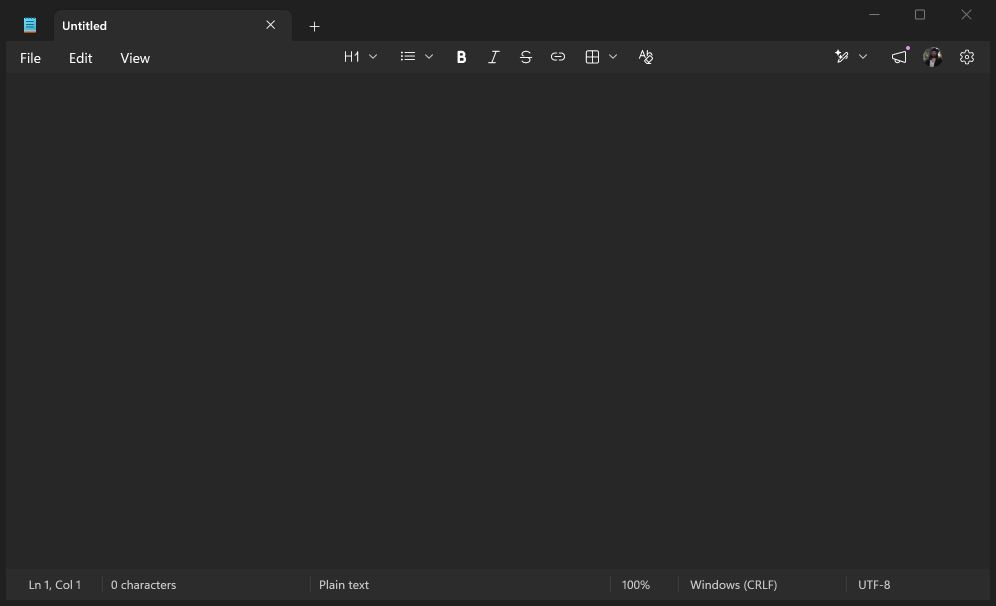
#> input picture tools/fixtures/notepad.png, 1992 x 1212 px (shown at 1/2 size)
$ python -i imageops.py   (imports and definitions only)
#> lines starting #> are read from the running program, lines starting #| are printed output that depends on the picture; after the words box and inside, x2 and y2 are one past the last pixel; in counts of white or black regions, pixels touching at a corner belong together
"""Client-side image analysis: zone extraction + visual diff/scoring.

These operate on PNGs you've already captured with ``hv shot``; they are pure
Pillow and never touch the daemon or the wire protocol. That's deliberate —
segmentation and comparison are local analysis, not backend actions, so keeping
them here means the daemon stays a thin actuator and the diff loop can run
anywhere the captures live.

Two primitives, matching the two halves of the Ersatz loop:
  - ``detect_zones`` — "segment the screenshot into zones": find the saturated
    colour rectangles (top bar, panels) and return their bounding boxes. No
    hard-coded colours; it discovers the dominant fills itself.
  - ``diff`` — "score the reconstruction against the source": a per-pixel match
    percentage plus an optional amplified heatmap of where they diverge. Scores
    the whole window and, separately, the content below the OS title bar (whose
    text legitimately differs between two apps).
"""
from typing import List, Optional


def _load(path):
#> called with path = '../tools/fixtures/notepad.png'
    from PIL import Image
    return Image.open(path).convert("RGB")
#> returned value is the input picture: PIL image 1992x1212 RGB; mean R, G, B 39.6, 39.7, 39.7


# [105 lines left out: functions diff, regions, sidebyside, stack_vertical, not called in this run]


def detect_zones(path: str, top: int = 0, tol: int = 40,
                 min_frac: float = 0.003, sat_min: int = 35) -> List[dict]:
    """Find the saturated colour rectangles in an image. Skips greys/near-black
    (background, chrome). Returns [{hex, rgb, bbox:[l,t,r,b], coverage}], the
    largest first. ``top`` crops OS chrome before analysis; bboxes are reported
    back in full-image coordinates."""
    from PIL import ImageChops
    img = _load(path)
    if top:
        img = img.crop((0, top, img.width, img.height))
    w, h = img.size
#> w = 1992; h = 1212
    total = w * h
#> total = 2414304

    # Dominant colours from a downscaled copy (fast), most-common first.
    small = img.resize((max(1, w // 8), max(1, h // 8)))
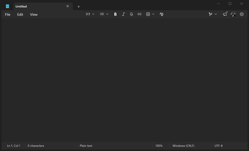
#> small: PIL image 249x151 RGB; mean R, G, B 39.6, 39.7, 39.7
    colors = small.getcolors(maxcolors=1 << 20) or []
#> colors = 191 items
    colors.sort(reverse=True)
    picked = []
    for _count, rgb in colors:
        if max(rgb) - min(rgb) < sat_min:                    # skip grey/bg
            continue
        if any(sum(abs(c - p) for c, p in zip(rgb, q)) < 60 for q in picked):
            continue                                         # merge near-dupes
        picked.append(rgb)
        if len(picked) >= 12:
            break
#> this loop made 191 passes
#> (_count, rgb) on passes 1 to 3: (29902, (39, 39, 39)), (2626, (44, 44, 44)), (2096, (32, 32, 32))
#> after the loop, picked = [(123, 172, 179), (90, 183, 211), (70, 47, 30), (60, 162, 193), (59, 123, 143)]

    R, G, B = img.split()

    def band(ch, c):
        lo, hi = c - tol, c + tol
        return ch.point(lambda p: 255 if lo <= p <= hi else 0)

    zones = []
    for rgb in picked:
        m = ImageChops.multiply(ImageChops.multiply(band(R, rgb[0]),
                                                    band(G, rgb[1])),
                                band(B, rgb[2]))
        area = m.histogram()[255]
        if area < total * min_frac:
            continue
        bb = m.getbbox()
        if not bb:
            continue
        # Report the fill sampled at the box centre, not the seed colour (which
        # may be an anti-aliased edge shade), so the hex is the true panel fill.
        fill = img.getpixel(((bb[0] + bb[2]) // 2, (bb[1] + bb[3]) // 2))
        zones.append({"hex": "#%02x%02x%02x" % fill, "rgb": list(fill),
                      "bbox": [bb[0], bb[1] + top, bb[2], bb[3] + top],
                      "coverage": round(area / total, 4)})
#> this loop made 5 passes
#> (rgb, area) on passes 1, 2, 4: ((123, 172, 179), 639), ((90, 183, 211), 486), ((60, 162, 193), 312)
#> (rgb, area, bb, fill) on pass 3: ((70, 47, 30), 2402570, (0, 0, 1992, 1212), (39, 39, 39))
#> pass 1, in detect_zones, `m = ImageChops.multiply(ImageChops.multiply(band(R, rgb[0]), band(G, r..`:
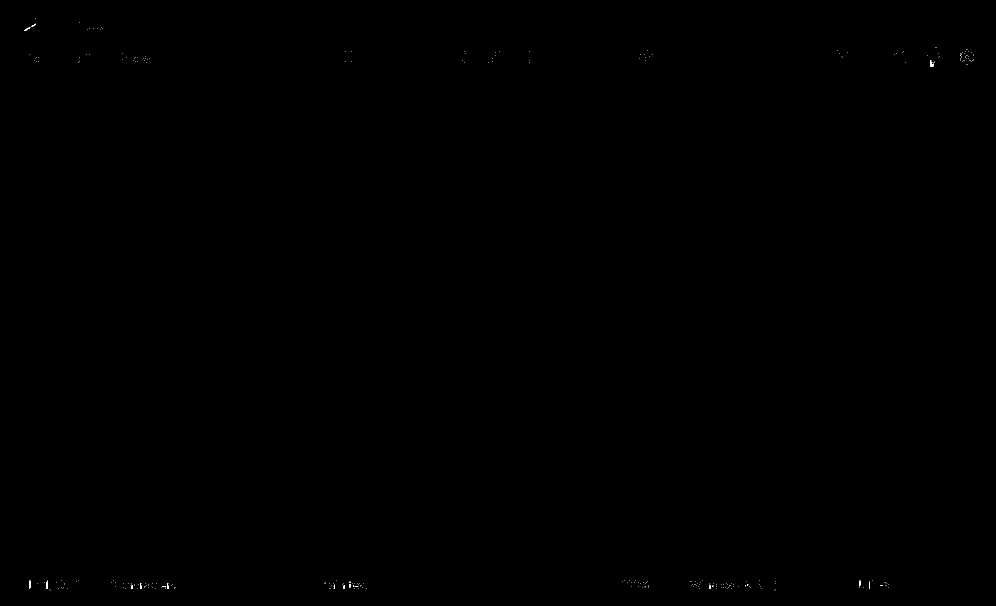
#> m: PIL image 1992x1212 L (shown at 1/2 size); 0.03% white in thin lines or dots
#> pass 3, in detect_zones, `m = ImageChops.multiply(ImageChops.multiply(band(R, rgb[0]), band(G, r..`:
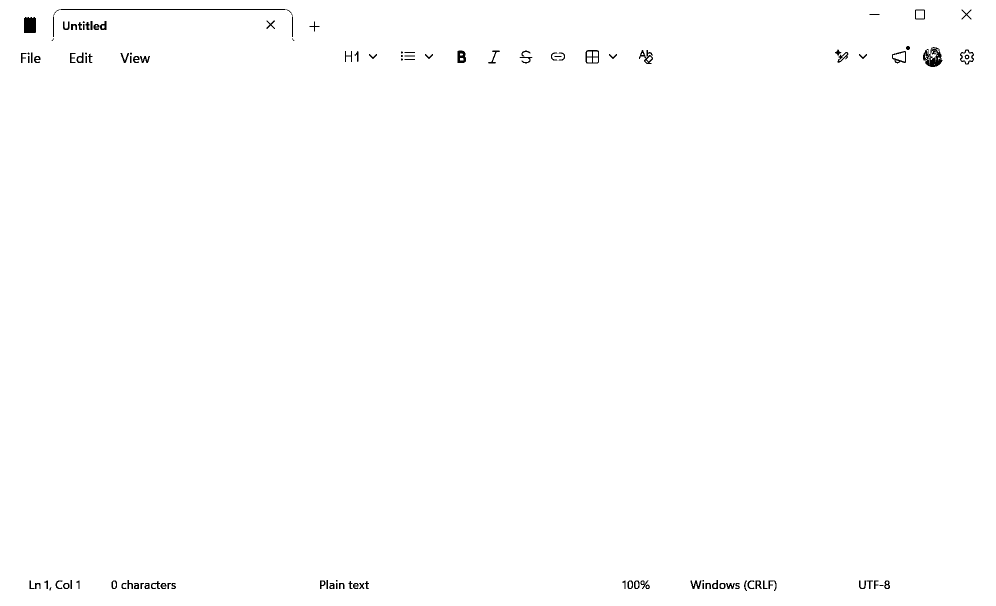
#> m: PIL image 1992x1212 L (shown at 1/2 size); 99.5% white; 113 black regions (14 under 20 px), largest, box (x1, y1, x2, y2) and area: (106, 18, 586, 74) 1111, (1846, 94, 1885, 134) 879, (48, 34, 72, 66) 743
#> after the loop, zones = 1 item
    zones.sort(key=lambda z: -z["coverage"])

    # Collapse near-identical rectangles (a fill and its anti-aliased edge often
    # survive as two close colours over the same box) — keep the largest.
    kept = []
    for z in zones:
        if any(all(abs(c - k) <= 12 for c, k in zip(z["bbox"], o["bbox"]))
               for o in kept):
            continue
        kept.append(z)
#> this loop made 1 pass
#> after the loop, kept = 1 item
    return kept

>>> result = detect_zones('../tools/fixtures/notepad.png')
#> result = 1 item
